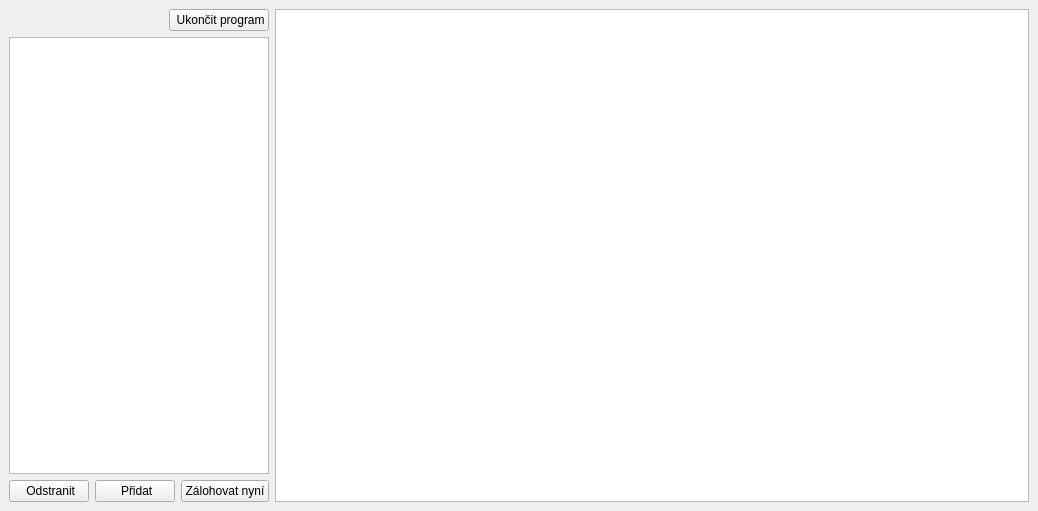
<?xml version="1.0" encoding="UTF-8"?>
<ui version="4.0">
 <class>MainWindow</class>
 <widget class="QMainWindow" name="MainWindow">
  <property name="geometry">
   <rect>
    <x>0</x>
    <y>0</y>
    <width>1038</width>
    <height>511</height>
   </rect>
  </property>
  <property name="windowTitle">
   <string>Straw Backup</string>
  </property>
  <widget class="QWidget" name="centralwidget">
   <layout class="QHBoxLayout" name="horizontalLayout">
    <item>
     <widget class="QWidget" name="verticalWidget" native="true">
      <property name="sizePolicy">
       <sizepolicy hsizetype="Preferred" vsizetype="Preferred">
        <horstretch>1</horstretch>
        <verstretch>0</verstretch>
       </sizepolicy>
      </property>
      <layout class="QVBoxLayout" name="verticalLayout_2">
       <property name="leftMargin">
        <number>0</number>
       </property>
       <property name="topMargin">
        <number>0</number>
       </property>
       <property name="rightMargin">
        <number>0</number>
       </property>
       <property name="bottomMargin">
        <number>0</number>
       </property>
       <item>
        <layout class="QHBoxLayout" name="horizontalLayout_2">
         <item>
          <spacer name="horizontalSpacer">
           <property name="orientation">
            <enum>Qt::Horizontal</enum>
           </property>
           <property name="sizeHint" stdset="0">
            <size>
             <width>40</width>
             <height>20</height>
            </size>
           </property>
          </spacer>
         </item>
         <item>
          <widget class="QPushButton" name="btnExit">
           <property name="text">
            <string> Ukončit program</string>
           </property>
           <property name="icon">
            <iconset resource="../../res/resources.qrc">
             <normaloff>:/16/icons8_Door_Opened_16px.png</normaloff>:/16/icons8_Door_Opened_16px.png</iconset>
           </property>
          </widget>
         </item>
        </layout>
       </item>
       <item>
        <widget class="QTreeView" name="tvDirList">
         <property name="sizePolicy">
          <sizepolicy hsizetype="Expanding" vsizetype="Expanding">
           <horstretch>0</horstretch>
           <verstretch>0</verstretch>
          </sizepolicy>
         </property>
        </widget>
       </item>
       <item>
        <layout class="QHBoxLayout" name="horizontalLayout_3">
         <item>
          <widget class="QPushButton" name="btnDeleteBackupFolder">
           <property name="text">
            <string> Odstranit</string>
           </property>
           <property name="icon">
            <iconset resource="../../res/resources.qrc">
             <normaloff>:/16/icons8_Trash_Can_16px.png</normaloff>:/16/icons8_Trash_Can_16px.png</iconset>
           </property>
          </widget>
         </item>
         <item>
          <widget class="QPushButton" name="btnNewBackupFolder">
           <property name="text">
            <string> Přidat</string>
           </property>
           <property name="icon">
            <iconset resource="../../res/resources.qrc">
             <normaloff>:/16/icons8_Plus_16px.png</normaloff>:/16/icons8_Plus_16px.png</iconset>
           </property>
          </widget>
         </item>
         <item>
          <widget class="QPushButton" name="btnBackupNow">
           <property name="text">
            <string>Zálohovat nyní</string>
           </property>
           <property name="icon">
            <iconset resource="../../res/resources.qrc">
             <normaloff>:/16/icons8_Data_Backup_16px.png</normaloff>:/16/icons8_Data_Backup_16px.png</iconset>
           </property>
          </widget>
         </item>
        </layout>
       </item>
      </layout>
     </widget>
    </item>
    <item>
     <widget class="QTextBrowser" name="tbLog">
      <property name="sizePolicy">
       <sizepolicy hsizetype="Expanding" vsizetype="Expanding">
        <horstretch>3</horstretch>
        <verstretch>0</verstretch>
       </sizepolicy>
      </property>
     </widget>
    </item>
   </layout>
  </widget>
 </widget>
 <resources>
  <include location="../../res/resources.qrc"/>
 </resources>
 <connections/>
</ui>
